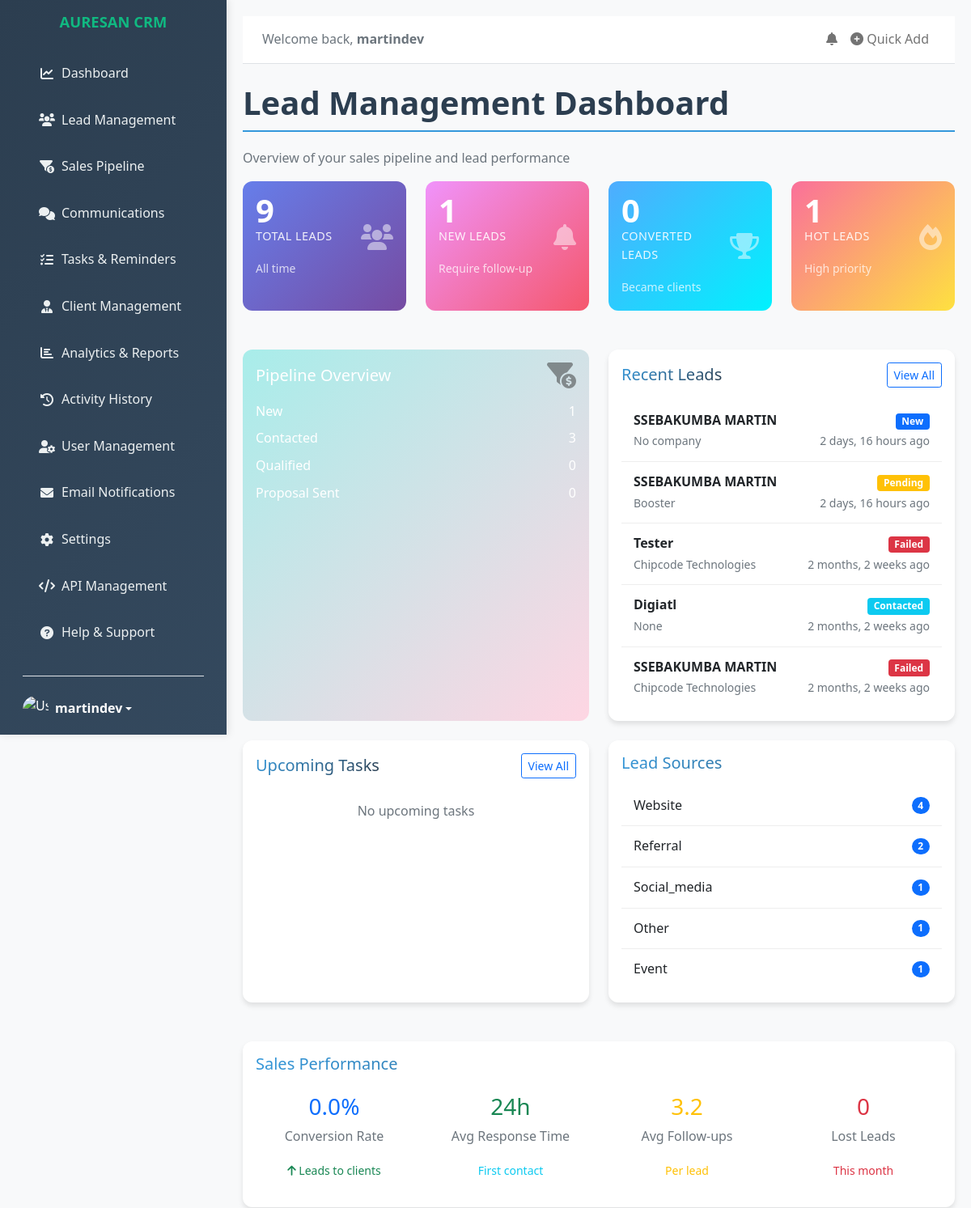
The app's page /administrator/dashboard/ (signed in, upper part), older data.
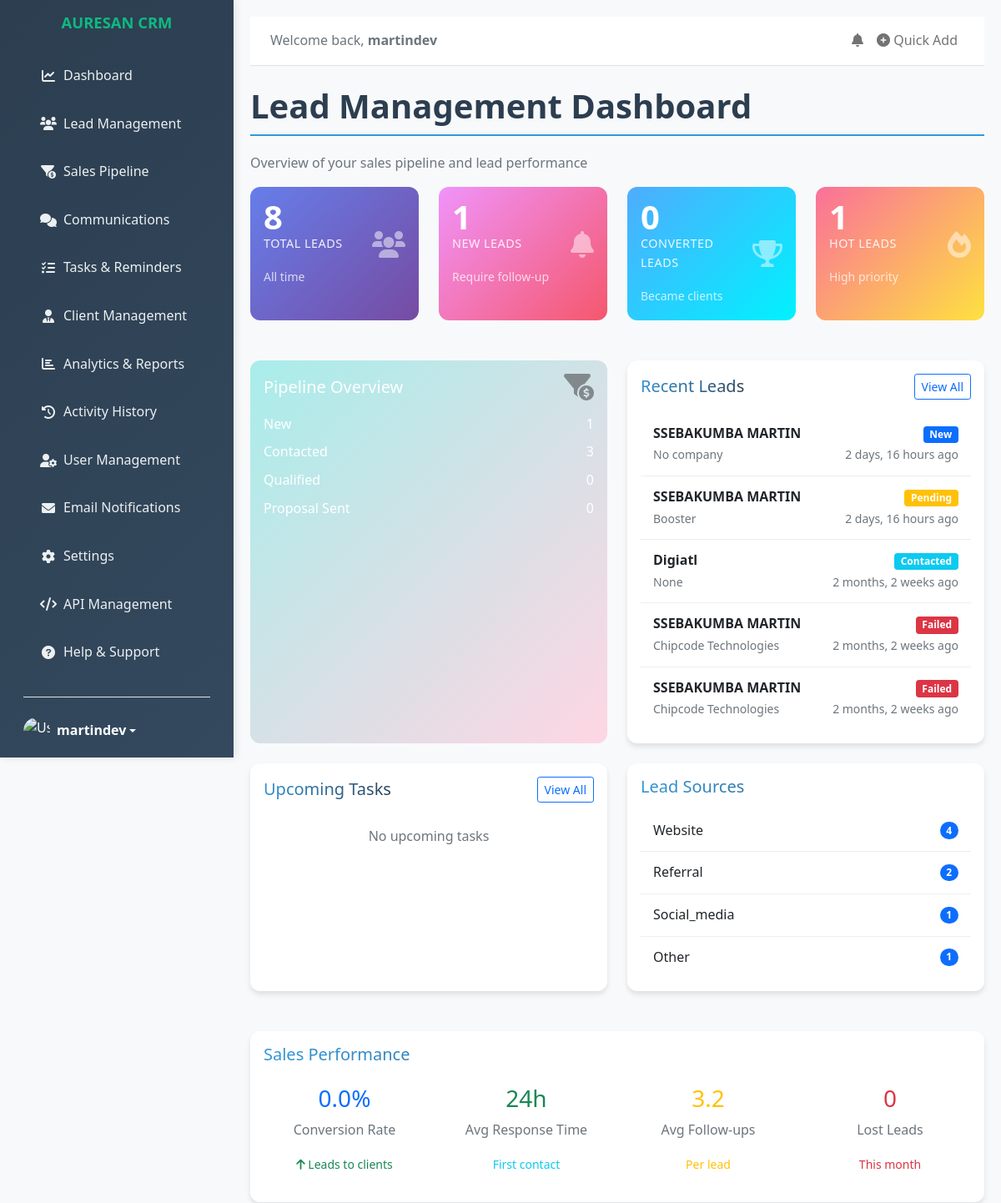
The same page, newer data.
### customerleads/models.py (models this page shows, shortened)
class Lead(models.Model):
    STATUS_CHOICES = [
        ('pending', 'Pending'),
        ('new', 'New'),
        ('contacted', 'Contacted'),
        ('qualified', 'Qualified'),
        ('proposal', 'Proposal Sent'),
        ('negotiation', 'In Negotiation'),
        ('closed', 'Closed/Won'),
        ('lost', 'Closed/Lost'),
        ('confirmed', 'Confirmed'),
        ('unreachable', 'Unreachable'),
        ('failed', 'Failed'),
        ('not_answered', 'Not Answered'),
    ]
    PRIORITY_CHOICES = [
        ('low', 'Low'),
        ('medium', 'Medium'),
        ('high', 'High'),
    ]
    SOURCE_CHOICES = [
        ('website', 'Website'),
        ('referral', 'Referral'),
        ('social_media', 'Social Media'),
        ('email', 'Email Campaign'),
        ('event', 'Event'),
        ('other', 'Other'),
    ]
    name = models.CharField(max_length=100)
    email = models.EmailField()
    phone = models.CharField(max_length=20, blank=True)
    company = models.CharField(max_length=100, blank=True)
    status = models.CharField(max_length=20, choices=STATUS_CHOICES, default='new')
    priority = models.CharField(max_length=10, choices=PRIORITY_CHOICES, default='medium')
    source = models.CharField(max_length=20, choices=SOURCE_CHOICES, default='website')
    latitude = models.FloatField(null=True, blank=True)
    longitude = models.FloatField(null=True, blank=True)
    CALL_OUTCOME_CHOICES = [
        ('success', 'Confirmed'),
        ('unreachable', 'Unreachable'),
        ('failed', 'Failed'),
        ('not_answered', 'Not Answered'),
    ]
    call_outcome = models.CharField(max_length=20, choices=CALL_OUTCOME_CHOICES, null=True, blank=True)
    call_outcome_notes = models.TextField(blank=True)
    quantity = models.PositiveIntegerField(null=True, blank=True)
    total = models.DecimalField(max_digits=12, decimal_places=2, null=True, blank=True)
    russian_post_track = models.CharField(max_length=100, blank=True)
    index = models.CharField(max_length=20, blank=True, verbose_name="Postal Index")
    region = models.CharField(max_length=100, blank=True)
    city = models.CharField(max_length=100, blank=True)
    district = models.CharField(max_length=100, blank=True)
    address = models.TextField(blank=True)
    delivery_time = models.CharField(max_length=100, blank=True)
    sex = models.CharField(max_length=20, blank=True, verbose_name="Gender")
    age = models.PositiveIntegerField(null=True, blank=True)
    cancellation_reason = models.TextField(blank=True)
    return_reason = models.TextField(blank=True)
    spam_reason = models.TextField(blank=True)
    comment = models.TextField(blank=True)                    # ← Added this
    additional_field_14 = models.TextField(blank=True, verbose_name="Additional Field #14")
    notes = models.TextField(blank=True)
    created_by = models.ForeignKey(settings.AUTH_USER_MODEL, on_delete=models.CASCADE, related_name='leads')
    created_at = models.DateTimeField(auto_now_add=True)
    updated_at = models.DateTimeField(auto_now=True)
    class Meta:
        ordering = ['-created_at']
        verbose_name = "Lead"
        verbose_name_plural = "Leads"
    def get_status_color(self):
        return {
            'pending': 'warning',
            'new': 'primary',
            'contacted': 'info',
            'qualified': 'success',
            'proposal': 'warning',
            'negotiation': 'primary',
            'closed': 'success',
            'lost': 'danger',
            'confirmed': 'success',
            'unreachable': 'warning',
            'failed': 'danger',
            'not_answered': 'secondary',
        }.get(self.status, 'secondary')

### customerleads/views.py (the view, shortened to what this page needs)
# urls.py: path('administrator/dashboard/', views.AdminDashboardView.as_view(), name='admin_dashboard'),
class AdminDashboardView(UserPassesTestMixin, TemplateView):
    template_name = 'admin/dashboard.html'
    def test_func(self):
        return self.request.user.is_superuser or (
            hasattr(self.request.user, 'profile') and self.request.user.profile.role == 'admin'
        )
    def get_context_data(self, **kwargs):
        context = super().get_context_data(**kwargs)
        all_leads = Lead.objects.all()
        total_leads = all_leads.count()
        new_leads_count = all_leads.filter(status='new').count()
        converted_leads_count = all_leads.filter(status='converted').count()
        hot_leads_count = all_leads.filter(
            priority='high',
        ).exclude(
            status__in=['converted', 'closed', 'lost']
        ).count()
        status_counts_query = all_leads.values('status').annotate(count=Count('id'))
        status_counts = {item['status']: item['count'] for item in status_counts_query}
        recent_leads = all_leads.order_by('-created_at')[:5]
        recent_tasks = Task.objects.filter(completed=False).order_by('due_date')[:5]
        leads_by_source = all_leads.values('source').annotate(count=Count('id')).order_by('-count')
        conversion_rate = (converted_leads_count / total_leads * 100) if total_leads > 0 else 0
        context.update({
            'total_leads': total_leads,
            'new_leads': new_leads_count,
            'converted_leads': converted_leads_count,
            'hot_leads': hot_leads_count,
            'status_counts': status_counts,
            'recent_leads': recent_leads,
            'recent_tasks': recent_tasks,
            'leads_by_source': leads_by_source,
            'conversion_rate': conversion_rate,
        })
        return context

### customerleads/context_processors.py (called while the page is built)
def login_form_processor(request):
    if not request.user.is_authenticated:
        return {'login_form': AuthenticationForm()}
    return {}

### customerleads/models.py (called while the page is built)
    def get_full_name(self):
        full_name = f"{self.first_name} {self.last_name}".strip()
        return full_name if full_name else self.username

### customerleads/templates/admin/dashboard.html (shortened to what the changed rows need)
{% extends "base.html" %}
{% block content %}
<div class="row fade-in">
    <div class="col-12">
        <h1 class="section-title">Lead Management Dashboard</h1>
    </div>
</div>
<div class="row mb-4">
    <div class="col-xl-3 col-md-6 mb-4">
        <div class="card stat-card h-100 slide-in-left">
            <div class="card-body">
                <div class="d-flex justify-content-between align-items-center">
                    <div>
                        <h2 class="stat-number">{{ total_leads }}</h2>
                        <p class="stat-label">TOTAL LEADS</p>
                        <small class="text-white opacity-75">All time</small>
                    </div>
                </div>
            </div>
        </div>
    </div>
    <div class="col-xl-3 col-md-6 mb-4">
        <div class="card stat-card warning h-100 slide-in-left" style="animation-delay: 0.1s;">
            <div class="card-body">
                <div class="d-flex justify-content-between align-items-center">
                    <div>
                        <h2 class="stat-number">{{ new_leads }}</h2>
                    </div>
                </div>
            </div>
        </div>
    </div>
    <div class="col-xl-3 col-md-6 mb-4">
        <div class="card stat-card success h-100 slide-in-left" style="animation-delay: 0.2s;">
            <div class="card-body">
                <div class="d-flex justify-content-between align-items-center">
                    <div>
                        <h2 class="stat-number">{{ converted_leads }}</h2>
                    </div>
                </div>
            </div>
        </div>
    </div>
    <div class="col-xl-3 col-md-6 mb-4">
        <div class="card stat-card danger h-100 slide-in-left" style="animation-delay: 0.3s;">
            <div class="card-body">
                <div class="d-flex justify-content-between align-items-center">
                    <div>
                        <h2 class="stat-number">{{ hot_leads }}</h2>
                    </div>
                </div>
            </div>
        </div>
    </div>
</div>
<div class="row">
    <div class="col-xl-6 mb-4">
        <div class="card dashboard-card h-100 fade-in">
            <div class="card-body">
                <div class="list-group list-group-flush">
                    {% for lead in recent_leads %}
                    <div class="list-group-item d-flex justify-content-between align-items-center">
                        <div>
                            <span class="fw-bold">{{ lead.name }}</span>
                            <br>
                            <small class="text-muted">{{ lead.company|default:"No company" }}</small>
                        </div>
                        <div class="text-end">
                            <span class="badge bg-{{ lead.get_status_color }}">{{ lead.get_status_display }}</span>
                            <br>
                            <small class="text-muted">{{ lead.created_at|timesince }} ago</small>
                        </div>
                    </div>
                    {% empty %}
                    <div class="list-group-item text-center text-muted">
                        No recent leads
                    </div>
                    {% endfor %}
                </div>
            </div>
        </div>
    </div>
</div>
<div class="row">
    <div class="col-xl-6 mb-4">
        <div class="card dashboard-card h-100 fade-in">
            <div class="card-body">
                <div class="list-group list-group-flush">
                    {% for source in leads_by_source %}
                    <div class="list-group-item d-flex justify-content-between align-items-center">
                        <span class="text-capitalize">{{ source.source|default:"Unknown" }}</span>
                        <span class="badge bg-primary rounded-pill">{{ source.count }}</span>
                    </div>
                    {% empty %}
                    <div class="list-group-item text-center text-muted">
                        No lead source data
                    </div>
                    {% endfor %}
                </div>
            </div>
        </div>
    </div>
</div>
{% endblock %}

Row changes from the older to the newer data that the page shows:
removed Lead: name "Tester", company "Chipcode Technologies", status "Failed", created_at "2 months, 2 weeks"
now on this page (row unchanged): Lead: name "SSEBAKUMBA MARTIN", company "Chipcode Technologies", status "Failed", created_at "2 months, 2 weeks"
Text that changed along with them:
{{ total_leads }}: "9" → "8"
list line gone: "Event 1"
